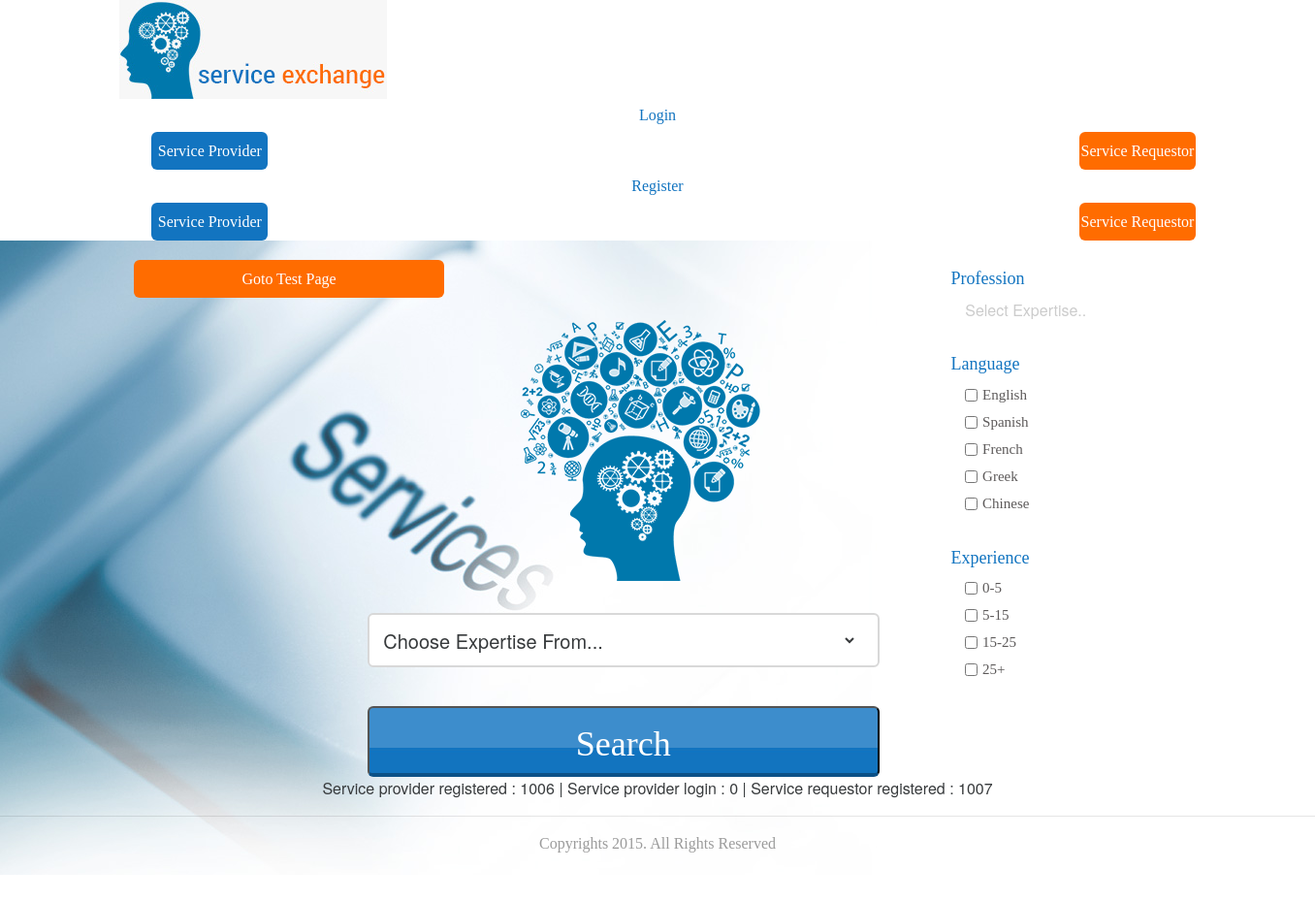
The page /new_search.php on the database its author committed.
### tables this page shows
CREATE TABLE `language` (
  `id` int(11) NOT NULL AUTO_INCREMENT,
  `LanguageID` varchar(10) DEFAULT NULL,
  `Languages` varchar(9) DEFAULT NULL,
  PRIMARY KEY (`id`)
);

CREATE TABLE `experience` (
  `id` int(11) NOT NULL AUTO_INCREMENT,
  `YearsOfExperienceID` varchar(19) DEFAULT NULL,
  `YearsOfExperience` varchar(17) DEFAULT NULL,
  PRIMARY KEY (`id`)
);

### new_search.php (the view, shortened to what this page needs)
<?php
require('config.php');
?>
<!DOCTYPE html>
<html lang="en">
  <head>
    <link href="css/bootstrap.css" rel="stylesheet">
    <link href="css/custom.css" rel="stylesheet">
  </head>
  <body>
  <div id="header">
  <div class="container">
  <a href="#"><div id="logo"><img src="images/logo.jpg" alt="logo"></div></a>
  <?php
  if(isset($_SESSION['SESS_ID'])) {
	?>
    <div class="main_image_box">
  <div class="main_image"><img src="profile_images/no-profile-img-male.gif" alt="image"></div>
  <span class="main_image_name_text"><a href="service_provider_page.php"><?php echo $fname." ".$lname;?></a> | <a href="logout.php">Log out</a></span>
  </div>
    <?php
}
else {
?>
  <div class="right_header">
  <span class="service_text" style="text-align:center; font-size:16px;">Login</span>
  <div class="button_box">
  <a href="service_provider_login.php"><div class="sign_up_button">Service Provider</div></a>
  <a href="service_requestor_login.php"><div class="log_in_button">Service Requestor</div></a>
  </div>
  </div>
  <div class="right_one_header" style="">
  <div class="right_header">
  <span class="service_text" style="text-align:center; font-size:16px;">Register</span>
  <div class="button_box">
  <a href="service_provider_page.php"><div class="sign_up_button">Service Provider</div></a>
  <a href="service_requestor_profile_page.php"><div class="log_in_button">Service Requestor</div></a>
  </div>
  </div>
  </div>
  </div>
  <?php
}
?>
  </div>
  <form action="search.php" method="get">
  <div class="main_body_box">
  <div class="container">
  <div class="col-lg-9 col-md-9 col-sm-8">
  <a href="demotest">
  <div class="log_in_button" style="width:320px; float:left; margin-top:20px;">Goto Test Page</div>
  </a>
  <div class="main_box">
  <div class="mid_image" id="test1"><img src="images/image.png" alt="image"></div>
  <div class="fild_box">
  <div class="expart_list_box">
  <select name="expertise" class="expart_fild_box_main" id="expertise">
  <option value="">Choose Expertise From...</option>
  </select>
  </div>
  </div>
  <input type="submit" class="search_button_main" value="Search">
  </div>
  </div>
  <div class="col-lg-3 col-md-3 col-sm-4">
  <div class="tree_box">
  <div class="attorni_box">
  <h1>Profession</h1>
  <div class="attorny_sub_box" id="specl">
  <div class="imanigition_box">
  	<span style="color:#CCC">Select Expertise..</span>
  </div>
  </div>
  </div>
  <div class="attorni_box">
  <h1>Language</h1>
  <div class="attorny_sub_box">
  <?php
  $qryLanguage=mysqli_query($bd, "SELECT * FROM language");
  while($memLanguage=mysqli_fetch_assoc($qryLanguage)) {
  ?>
  <div class="imanigition_box">
  <div class="check_box"><input name="language[]" type="checkbox" value="<?php echo $memLanguage['LanguageID']; ?>"></div>
  <span class="check_text"><?php echo $memLanguage['Languages']; ?></span>
  </div>
  <?php
  }
  ?>
  </div>
  </div>
  <div class="attorni_box">
  <h1>Experience</h1>
  <div class="attorny_sub_box">
  <?php
  $qryExperience=mysqli_query($bd, "SELECT * FROM experience");
  while($memExperience=mysqli_fetch_assoc($qryExperience)) {
  ?>
  <div class="imanigition_box">
  <div class="check_box"><input name="experience[]" type="checkbox" value="<?php echo $memExperience['YearsOfExperienceID']; ?>"></div>
  <span class="check_text"><?php echo $memExperience['YearsOfExperience']; ?></span>
  </div>
  <?php
  }
  ?>
  </div>
  </div>
  </div>
  </div>
  </div>
  <div class="container" style="text-align:center;">
  <?php
  $qryspr=mysqli_query($bd, "SELECT * FROM service_provider");
	if($memspr=mysqli_fetch_assoc($qryspr)) {
		$num_spr = mysqli_num_rows($qryspr);
	}
	else {
		$num_spr = "0";
	}
	$timeNow=date('ymdhis');
	$timeless=$timeNow-60;
  $qryspl=mysqli_query($bd, "SELECT * FROM status WHERE lastActivity > '$timeless'");
	if($memspl=mysqli_fetch_assoc($qryspl)) {
		$num_spl = mysqli_num_rows($qryspl);
	}
	else {
		$num_spl = "0";
	}
  $qrysrr=mysqli_query($bd, "SELECT * FROM service_requester");
	if($memsrr=mysqli_fetch_assoc($qrysrr)) {
		$num_srr = mysqli_num_rows($qrysrr);
	}
	else {
		$num_srr = "0";
	}
	echo "Service provider registered : ".$num_spr." | Service provider login : ".$num_spl." | Service requestor registered : ".$num_srr;
	?>
  </div>
  <hr />
  <div class="copy_text">Copyrights 2015.  All Rights Reserved</div>
  </div>
  </form>
  </body>
</html>

### css/custom.css (style rules this page uses)
.service_text { width:100%; float:left; font-family:'RobotoCondensed-Regular'; font-size:22px; color:#1274c0; margin-top:5px; }
.button_box { width:100%; float:left; margin-top:5px; }
.sign_up_button { width: 120px; float: left; background: #1274c0; border-radius: 6px; font-family: 'RobotoCondensed-Regular'; font-size: 16px; color: #FFF; text-align: center; line-height: 39px; text-decoration: none; cursor: pointer; border: 0; padding: 0; margin-left: 3%; }
.log_in_button { width:120px; float:right; background:#ff6c00; border-radius:6px; font-family:'RobotoCondensed-Regular'; font-size:16px; color:#FFF; text-align:center; line-height:39px; text-decoration:none; cursor:pointer; }
.main_body_box { width:100%; float:left; background:url(../images/bg.jpg) no-repeat; }
.main_box { width:70%; float:right; margin-top:20px; }
.mid_image { width:255px; margin-left:auto; margin-right:auto; }
.fild_box { width:100%; float:left; margin-top:20px; }
.expart_fild_box_main { width:96%; float:left; height:52px; background:#FFF; border:none; border-radius:6px; outline:none; padding-left:2%; }
.expart_list_box { width:94%; float:left; height:56px; background:#FFF; border:2px solid #d8d8d8; border-radius:6px; margin-top:10px; }
.expart_fild_box_main { width:96%; float:left; height:52px; background:#FFF; border:none; border-radius:6px; outline:none; padding-left:2%; font-size: 20px; }
.search_button_main { width:94%; height:73px; background:url(../images/search_button.jpg) repeat-x; float:left; border-radius:6px; border-bottom:4px solid #0c5187; margin-top:40px;font-family:'RobotoCondensed-Bold'; font-size:36px; color:#FFF; line-height:73px; }
.tree_box { width:100%; float:left; margin-top:20px; }
.attorni_box { width:100%; float:left; margin-bottom:20px; }
.attorni_box h1 { width:100%; float:left; font-family:'RobotoCondensed-Regular'; font-size:18px; color:#1274c0; margin:10px; }
.attorny_sub_box { width:90%; float:right; }
.imanigition_box { width:100%; float:left; margin-bottom:4px; }
.check_box { width:8%; float:left; }
.check_text { width:85%; float:left; font-family:'Roboto-Regular'; font-size:15px; color:#5D5A5A; }
.copy_text { width:100%; float:left; font-family:'Roboto-Regular'; font-size:16px; color:#9b9b9b; text-align:center; margin-bottom:20px; }

### rows shown on the page
language: Languages "English"
language: Languages "Spanish"
language: Languages "French"
language: Languages "Greek"
language: Languages "Chinese"
experience: YearsOfExperience "0-5"
experience: YearsOfExperience "5-15"
experience: YearsOfExperience "15-25"
experience: YearsOfExperience "25+"

### other values the page prints
$num_spr "1006"
$num_spl "0"
$num_srr "1007"
